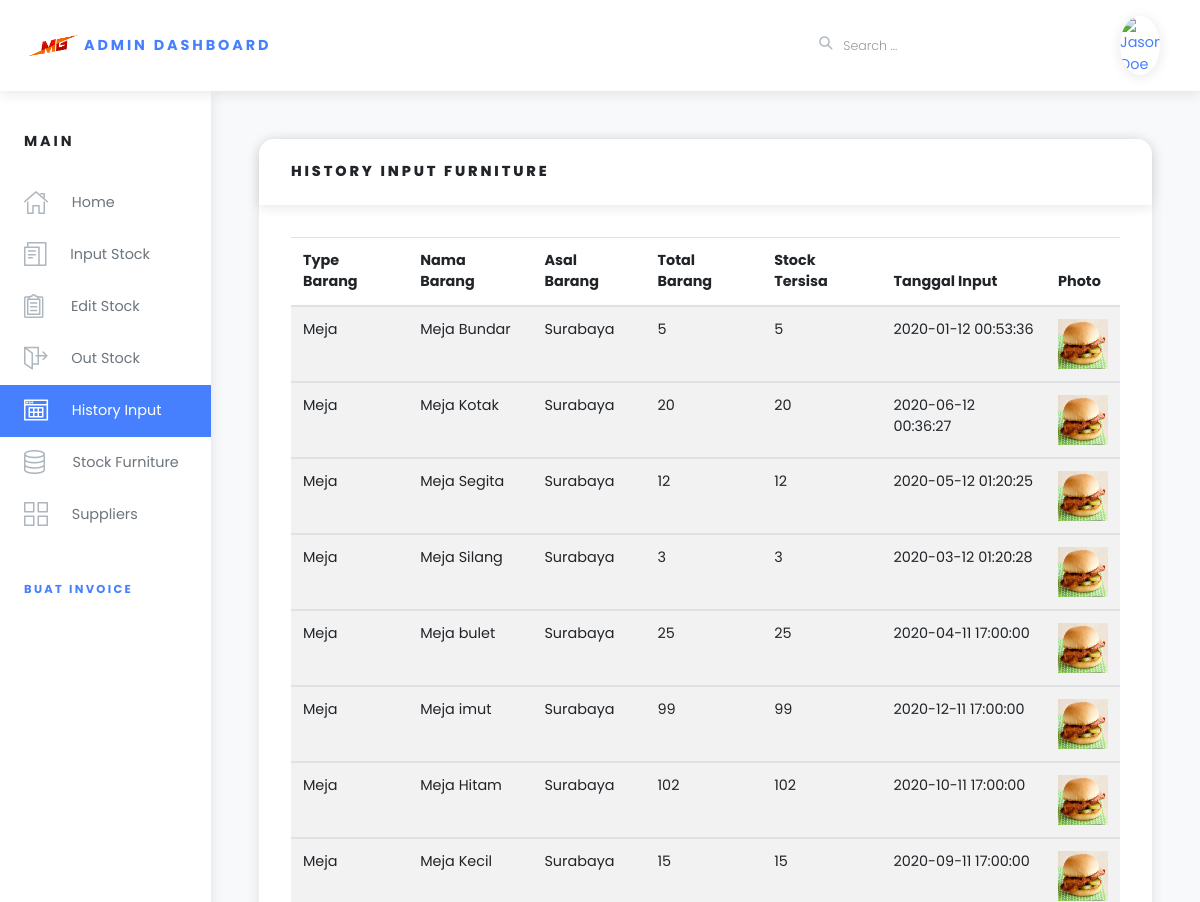
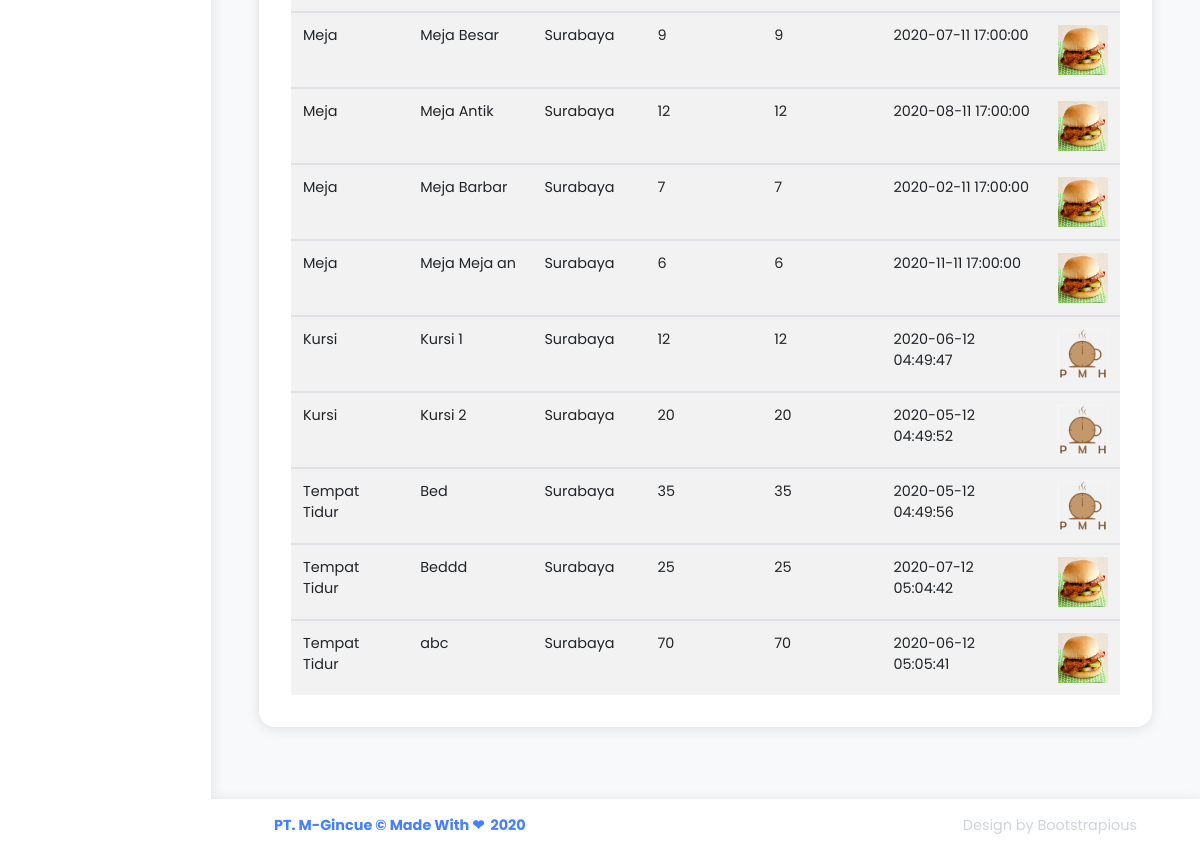
/index.php/core/history, run on an earlier commit of the app's database (2 pictures, top to bottom).
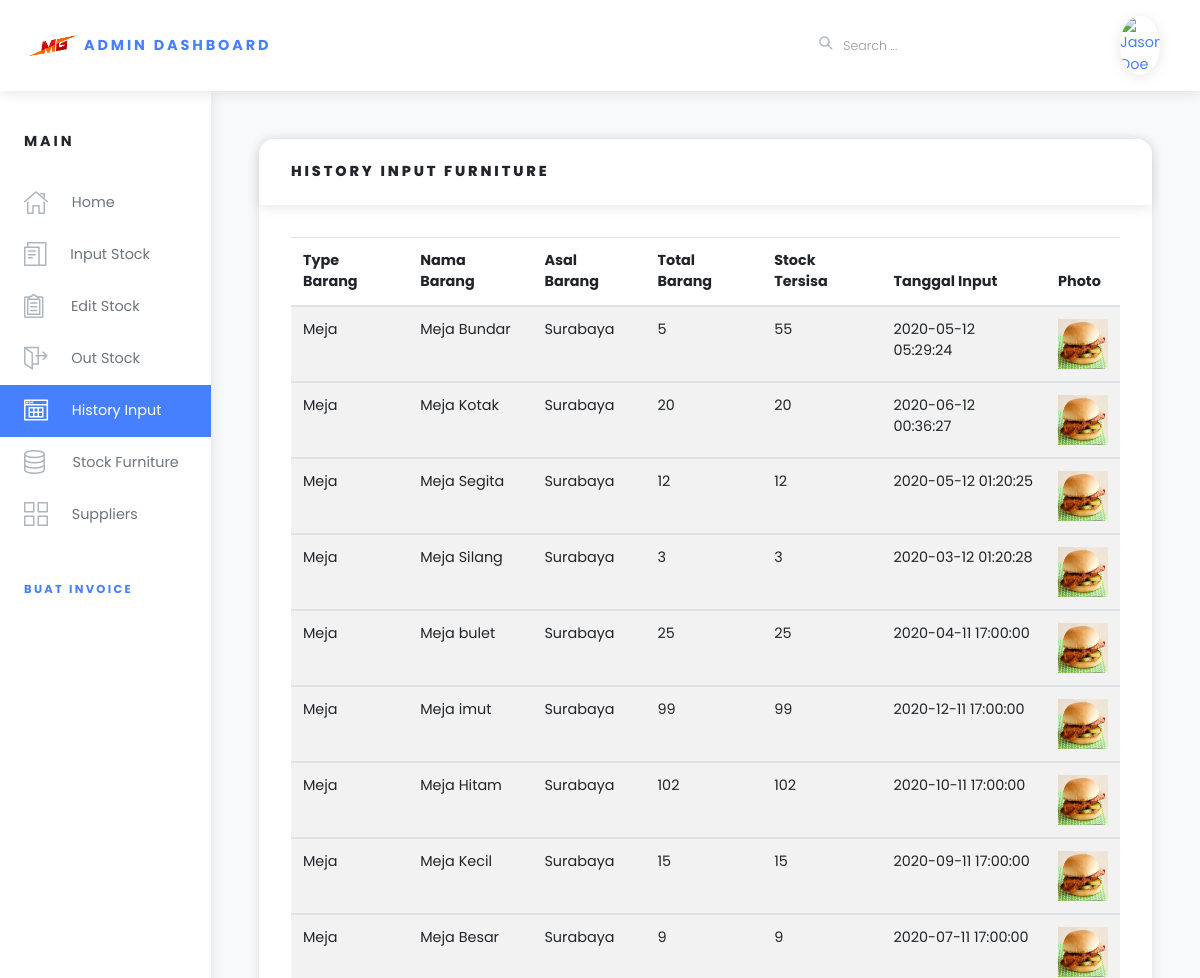
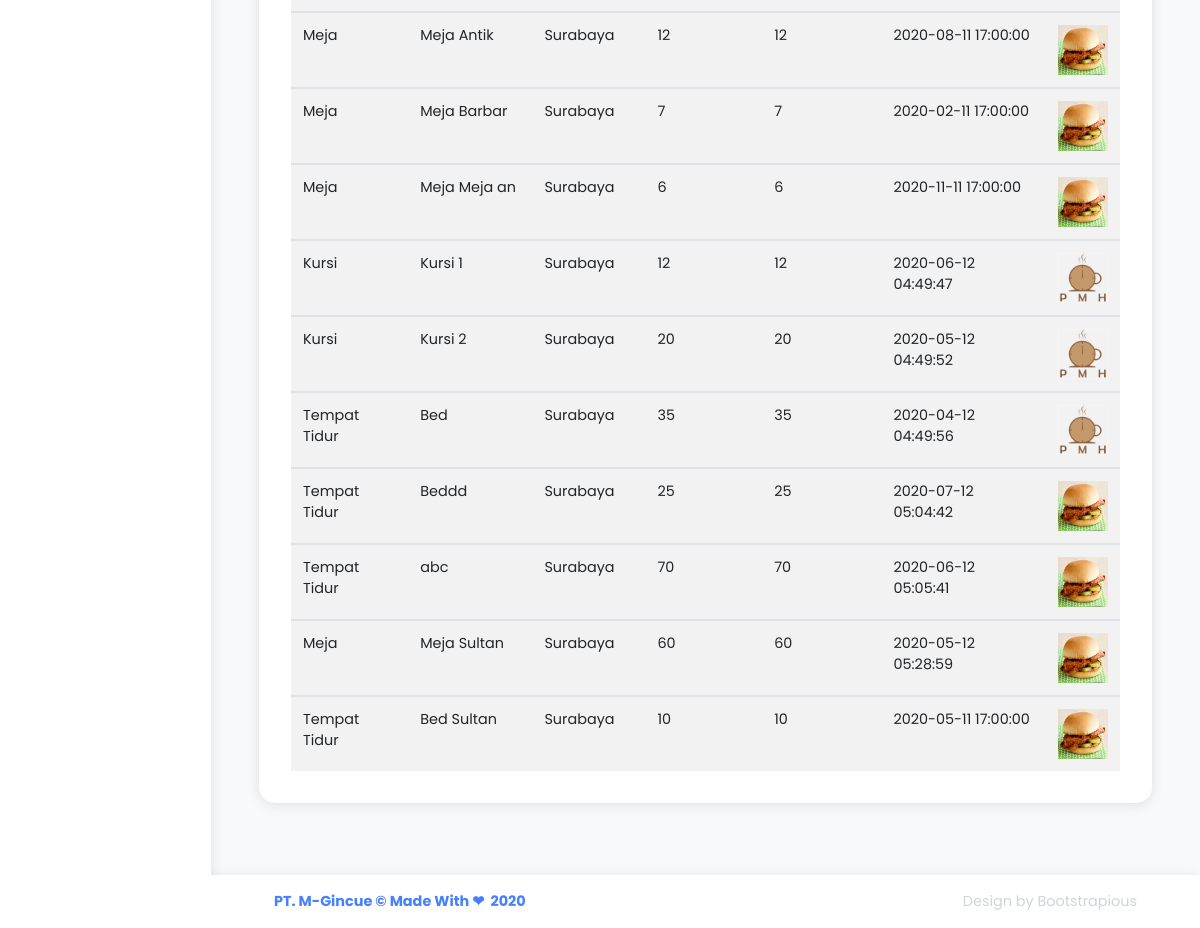
And on a later commit of the database (2 pictures, top to bottom).
### tables this page shows
CREATE TABLE `stockbarang` (
  `id` int(6) UNSIGNED NOT NULL,
  `tipeBarang` varchar(30) NOT NULL,
  `namaBarang` varchar(30) NOT NULL,
  `asalBarang` varchar(50) NOT NULL,
  `jumlahBarang` int(50) NOT NULL,
  `stock` int(11) NOT NULL,
  `tanggalInput` timestamp NOT NULL DEFAULT current_timestamp() ON UPDATE current_timestamp(),
  `uploadFoto` varchar(50) NOT NULL,
  `kodeBulan` varchar(25) NOT NULL
);

### application/controllers/core.php (called while the page is built, shortened)
<?php
class core extends CI_Controller {
	  function __construct() {
	      $this->load->helper('url');
	      $this->load->model('main');
	      $this->load->model('grafikBarang/januari');
	      $this->load->model('grafikBarang/februari');
	      $this->load->model('grafikBarang/maret');
	      $this->load->model('grafikBarang/april');
	      $this->load->model('grafikBarang/mei');
	      $this->load->model('grafikBarang/juni');
	      $this->load->model('grafikBarang/juli');
	      $this->load->model('grafikBarang/agustus');
	      $this->load->model('grafikBarang/september');
	      $this->load->model('grafikBarang/oktober');
	      $this->load->model('grafikBarang/november');
	      $this->load->model('grafikBarang/desember');
	  }
	public function history()
	{
		$view['data'] = $this->main->ambil_data()->result();
		$data = array(
			'title' => "Stock Items"
		);
		$this->load->view('templates/header.php', $data);
		$this->load->view('templates/sidebar.php');
		$this->load->view('dashboard/history.php',$view);
		$this->load->view('templates/footer.php');
	}
}

### index.php (called while the page is built, shortened)
<?php
require_once BASEPATH.'core/CodeIgniter.php';

### application/models/main.php (called while the page is built, shortened)
<?php
class main extends CI_Model {
    function ambil_data() {
        return $this->db->get('stockbarang');
    }
}

### application/views/dashboard/history.php (the view)
<div class="page-holder w-100 d-flex flex-wrap">
  <div class="container-fluid px-xl-5">
    <section class="py-5">
      <div class="row">
        <div class="col-lg-12 mb-4">
          <div class="card">
            <div class="card-header">
              <h6 class="text-uppercase mb-0">History Input Furniture</h6>
            </div>
            <div class="card-body">
              <table class="table table-striped table-hover card-text">
                <thead align="text-center">
                  <tr>
                    <th>Type Barang</th>
                    <th>Nama Barang</th>
                    <th>Asal Barang</th>
                    <th>Total Barang</th>
                    <th>Stock Tersisa</th>
                    <th>Tanggal Input</th>
                    <th>Photo</th>
                  </tr>
                  <?php foreach($data as $u){ ?>
                </thead>
                <tbody>
                  <tr>
                    <td><?php echo $u->tipeBarang ?></td>
                    <td><?php echo $u->namaBarang ?></td>
                    <td><?php echo $u->asalBarang ?></td>
                    <td><?php echo $u->jumlahBarang ?></td>
                    <td><?php echo $u->stock ?></td>
                    <td><?php echo $u->tanggalInput ?></td>
                    <td><img src="<?php echo base_url('uploads/'.$u->uploadFoto.'');?>" height="50px" width="50px"></td>
                  </tr>
               </tbody>
               <?php } ?>
              </table>
            </div>
          </div>
        </div>
      </div>
    </section>
  </div>

### application/views/templates/header.php (shortened to what this page needs)
<!DOCTYPE html>
<html>
  <head>
    <link rel="stylesheet" href="<?= base_url();?>data/vendor/bootstrap/css/bootstrap.min.css">
    <link rel="stylesheet" href="https://use.fontawesome.com/releases/v5.3.1/css/all.css">
    <link rel="stylesheet" href="<?= base_url();?>data/css/orionicons.css">
    <link rel="stylesheet" href="<?= base_url();?>data/css/style.default.css" id="theme-stylesheet">
    <link rel="stylesheet" href="<?= base_url();?>data/css/custom.css">
  </head>
  <body>
    <header class="header">
      <nav class="navbar navbar-expand-lg px-4 py-2 bg-white shadow"><img src="<?php echo base_url()?>asset/logoPTGudang.png" width="60px" height="60x"><a href="dashboard" class="sidebar-toogler font-weight-bold text-uppercase text-base" style="text-decoration: none;">Admin Dashboard</a>
        <ul class="ml-auto d-flex align-items-center list-unstyled mb-0">
          <li class="nav-item">
            <form id="searchForm" class="ml-auto d-none d-lg-block">
              <div class="form-group position-relative mb-0">
                <button type="submit" style="top: -3px; left: 0;" class="position-absolute bg-white border-0 p-0"><i class="o-search-magnify-1 text-gray text-lg"></i></button>
                <input type="search" placeholder="Search ..." class="form-control form-control-sm border-0 no-shadow pl-4">
              </div>
            </form>
          </li>
          <li class="nav-item dropdown ml-auto"><a id="userInfo" href="http://example.com" data-toggle="dropdown" aria-haspopup="true" aria-expanded="false" class="nav-link dropdown-toggle"><img src="<?= base_url();?>asset/profile.jpg" alt="Jason Doe" style="max-width: 2.5rem;" class="img-fluid rounded-circle shadow"></a>
          </li>
        </ul>
      </nav>
    </header>

### application/views/templates/sidebar.php
<div class="d-flex align-items-stretch">
  <div id="sidebar" class="sidebar py-3">
    <div class="text-black-400 text-uppercase px-3 px-lg-4 py-4 font-weight-bold large headings-font-family">MAIN</div>
    <ul class="sidebar-menu list-unstyled">
          <li class="sidebar-list-item"><a href="<?= base_url();?>core/dashboard"
            class="<?php if($title == 'Dashboard Admin'){echo 'sidebar-link text-muted active';} else{echo 'sidebar-link text-muted';} ?>"><i class="o-home-1 mr-3 text-gray"></i><span>&nbsp;&nbsp;Home</span></a></li>
          <li class="sidebar-list-item"><a href="<?= base_url();?>core/data_input" class="<?php if($title == 'Data Input'){echo 'sidebar-link text-muted active';} else{echo 'sidebar-link text-muted';} ?>"><i class="o-paperwork-1 mr-3 text-gray"></i><span>&nbsp;&nbsp;Input Stock</span></a></li>
          <li class="sidebar-list-item"><a href="<?= base_url();?>core/editstock" class="<?php if($title == 'Edit Stock'){echo 'sidebar-link text-muted active';} else{echo 'sidebar-link text-muted';} ?>"><i class="o-survey-1 mr-3 text-gray"></i><span>&nbsp;&nbsp;&nbsp;Edit Stock</span></a></li>
          <li class="sidebar-list-item"><a href="<?= base_url();?>core/barangkeluar" class="<?php if($title == 'Barang Keluar'){echo 'sidebar-link text-muted active';} else{echo 'sidebar-link text-muted';} ?>"><i class="o-exit-1 mr-3 text-gray"></i><span>&nbsp;&nbsp;Out Stock</span></a></li>
          <li class="sidebar-list-item"><a href="<?= base_url();?>core/history" class="<?php if($title == 'Stock Items'){echo 'sidebar-link text-muted active';} else{echo 'sidebar-link text-muted';} ?>"><i class="o-table-content-1 mr-3 text-gray"></i><span>&nbsp;&nbsp;History Input</span></a></li>
          <li class="sidebar-list-item"><a href="<?= base_url();?>core/stock" class="<?php if($title == 'Stock Furniture'){echo 'sidebar-link text-muted active';} else{echo 'sidebar-link text-muted';} ?>"><i class="o-database-1 mr-3 text-gray"></i><span>&nbsp;&nbsp;&nbsp;Stock Furniture</span></a></li>
          <li class="sidebar-list-item"><a href="<?= base_url();?>core/suppliers" class="<?php if($title == 'Suppliers'){echo 'sidebar-link text-muted active';} else{echo 'sidebar-link text-muted';} ?>"><i class="o-wireframe-1 mr-3 text-gray"></i><span>&nbsp;&nbsp;Suppliers</span></a></li>
    </ul>
    <div class="text-gray-400 text-uppercase px-3 px-lg-4 py-4 font-weight-bold small headings-font-family"><a href="">Buat Invoice</a></div>
  </div>

### application/views/templates/footer.php (shortened to what this page needs)
 <footer class="footer bg-white shadow align-self-end py-3 px-xl-5 w-100">
          <div class="container-fluid">
            <div class="row">
              <div class="col-md-6 text-center text-md-left text-primary" style="font-weight: bold;">
                <p class="mb-2 mb-md-0" id="copyright">PT. M-Gincue &copy; Made With ❤ &nbsp;</p>
              </div>
              <div class="col-md-6 text-center text-md-right text-gray-400">
                <p class="mb-0">Design by <a href="https://bootstrapious.com/admin-templates" class="external text-gray-400">Bootstrapious</a></p>
              </div>
            </div>
          </div>
 </footer>
  </body>
</html>

What changed in the data, as far as the page shows it:
changed stockbarang "Meja Bundar": stock "5" → "55"; tanggalInput "2020-01-12 00:53:36" → "2020-05-12 05:29:24"
changed stockbarang "Bed": tanggalInput "2020-05-12 04:49:56" → "2020-04-12 04:49:56"
added stockbarang: tipeBarang "Meja", namaBarang "Meja Sultan", asalBarang "Surabaya", jumlahBarang "60", stock "60", tanggalInput "2020-05-12 05:28:59", uploadFoto (picture)
added stockbarang: tipeBarang "Tempat Tidur", namaBarang "Bed Sultan", asalBarang "Surabaya", jumlahBarang "10", stock "10", tanggalInput "2020-05-11 17:00:00", uploadFoto (picture)
